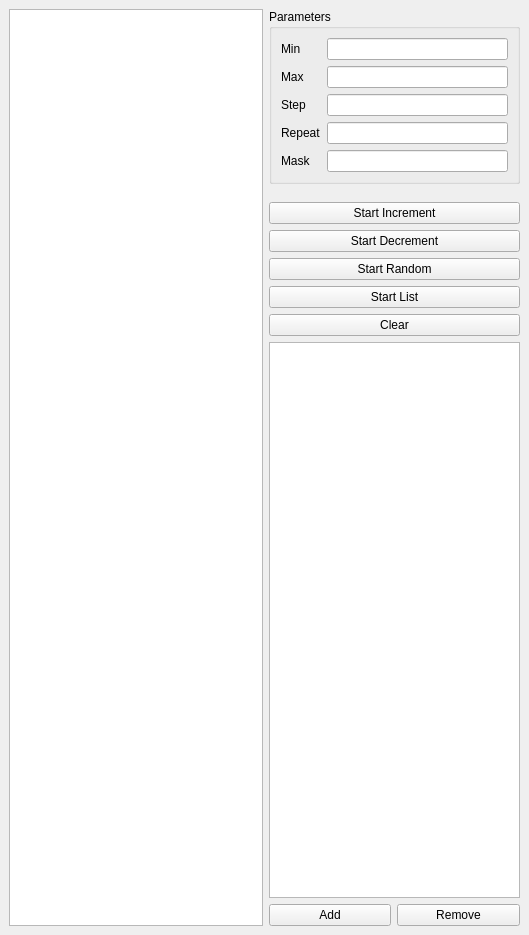
<?xml version="1.0" encoding="UTF-8"?>
<ui version="4.0">
 <class>MainWindow</class>
 <widget class="QMainWindow" name="MainWindow">
  <property name="geometry">
   <rect>
    <x>0</x>
    <y>0</y>
    <width>529</width>
    <height>935</height>
   </rect>
  </property>
  <property name="windowTitle">
   <string>MainWindow</string>
  </property>
  <widget class="QWidget" name="centralwidget">
   <layout class="QGridLayout" name="gridLayout">
    <item row="0" column="0" rowspan="10">
     <widget class="QListWidget" name="genValues"/>
    </item>
    <item row="3" column="1" colspan="2">
     <widget class="QPushButton" name="mutateIncrement">
      <property name="text">
       <string>Start Increment</string>
      </property>
     </widget>
    </item>
    <item row="0" column="1" colspan="2">
     <widget class="QGroupBox" name="groupBox">
      <property name="title">
       <string>Parameters</string>
      </property>
      <layout class="QHBoxLayout" name="horizontalLayout">
       <item>
        <layout class="QFormLayout" name="formLayout">
         <item row="0" column="0">
          <widget class="QLabel" name="label">
           <property name="text">
            <string>Min</string>
           </property>
          </widget>
         </item>
         <item row="0" column="1">
          <widget class="QLineEdit" name="mMin"/>
         </item>
         <item row="1" column="0">
          <widget class="QLabel" name="label_2">
           <property name="text">
            <string>Max</string>
           </property>
          </widget>
         </item>
         <item row="1" column="1">
          <widget class="QLineEdit" name="mMax"/>
         </item>
         <item row="2" column="0">
          <widget class="QLabel" name="label_3">
           <property name="text">
            <string>Step</string>
           </property>
          </widget>
         </item>
         <item row="2" column="1">
          <widget class="QLineEdit" name="mStep"/>
         </item>
         <item row="3" column="0">
          <widget class="QLabel" name="label_4">
           <property name="text">
            <string>Repeat</string>
           </property>
          </widget>
         </item>
         <item row="3" column="1">
          <widget class="QLineEdit" name="mRepeat"/>
         </item>
         <item row="4" column="0">
          <widget class="QLabel" name="label_5">
           <property name="text">
            <string>Mask</string>
           </property>
          </widget>
         </item>
         <item row="4" column="1">
          <widget class="QLineEdit" name="mMask"/>
         </item>
        </layout>
       </item>
      </layout>
     </widget>
    </item>
    <item row="5" column="1" colspan="2">
     <widget class="QPushButton" name="mutateRandom">
      <property name="text">
       <string>Start Random</string>
      </property>
     </widget>
    </item>
    <item row="4" column="1" colspan="2">
     <widget class="QPushButton" name="mutateDecrement">
      <property name="text">
       <string>Start Decrement</string>
      </property>
     </widget>
    </item>
    <item row="6" column="1" colspan="2">
     <widget class="QPushButton" name="mutateList">
      <property name="text">
       <string>Start List</string>
      </property>
     </widget>
    </item>
    <item row="9" column="1">
     <widget class="QPushButton" name="addList">
      <property name="text">
       <string>Add</string>
      </property>
     </widget>
    </item>
    <item row="8" column="1" colspan="2">
     <widget class="QListWidget" name="genList"/>
    </item>
    <item row="9" column="2">
     <widget class="QPushButton" name="remList">
      <property name="text">
       <string>Remove</string>
      </property>
     </widget>
    </item>
    <item row="7" column="1" colspan="2">
     <widget class="QPushButton" name="clearGen">
      <property name="text">
       <string>Clear</string>
      </property>
     </widget>
    </item>
   </layout>
  </widget>
 </widget>
 <resources/>
 <connections/>
</ui>
